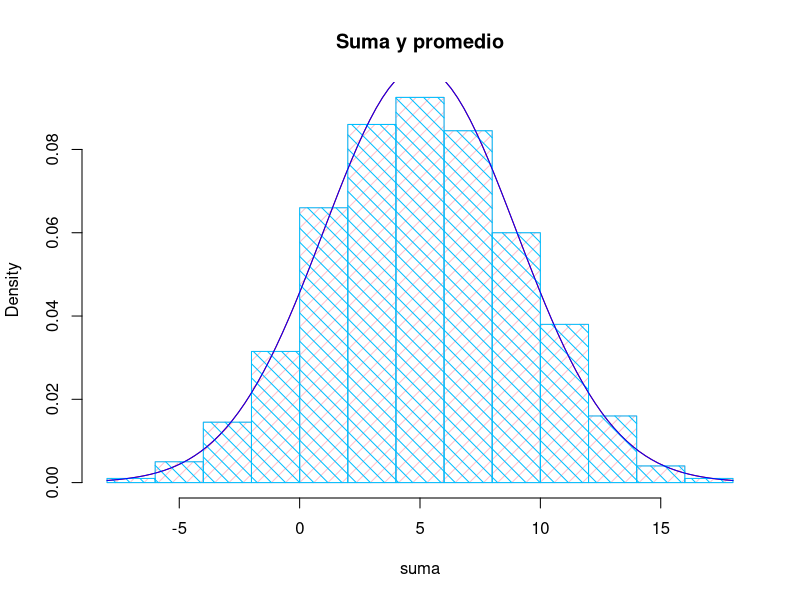
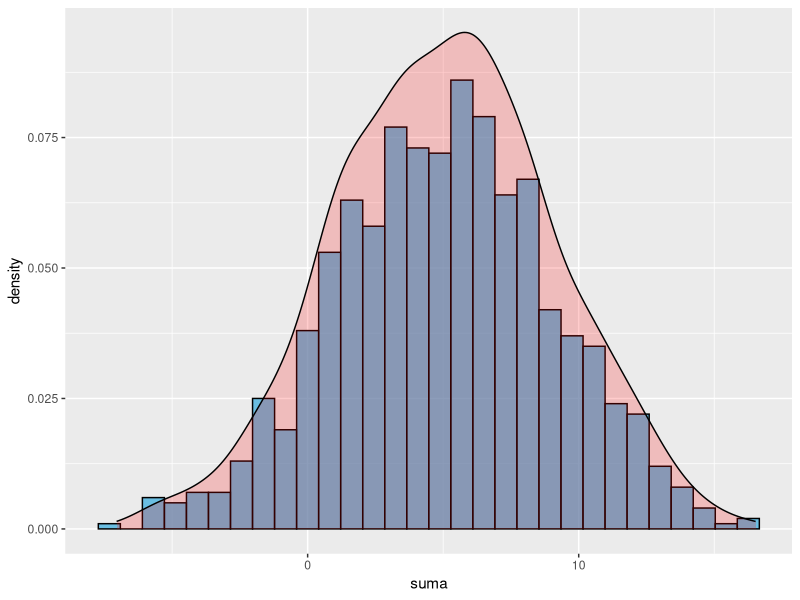
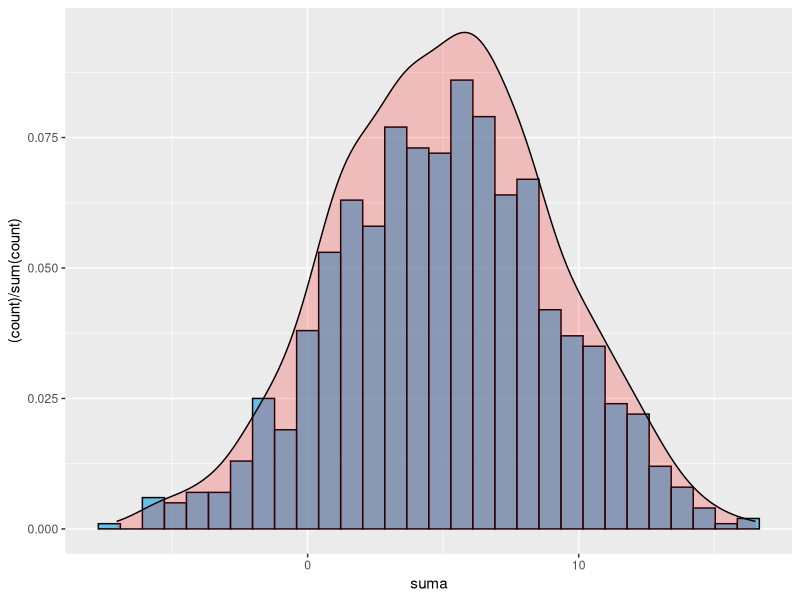
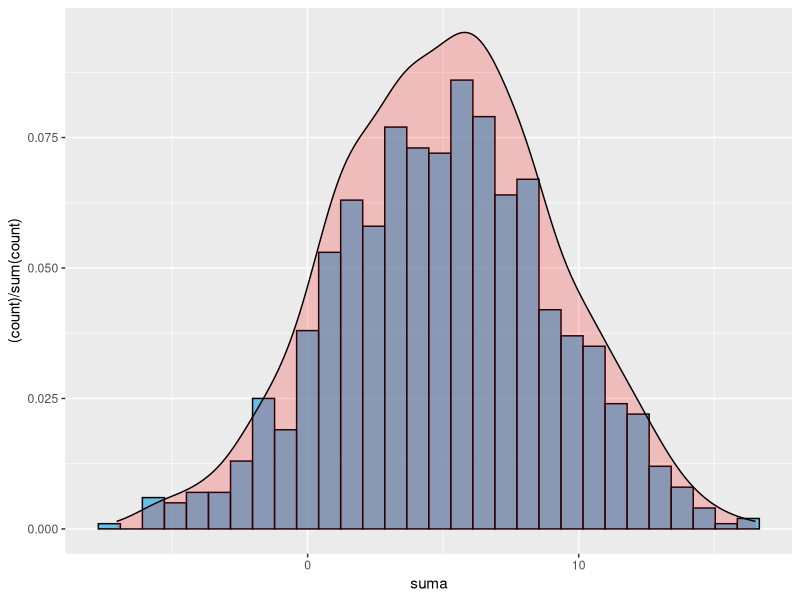
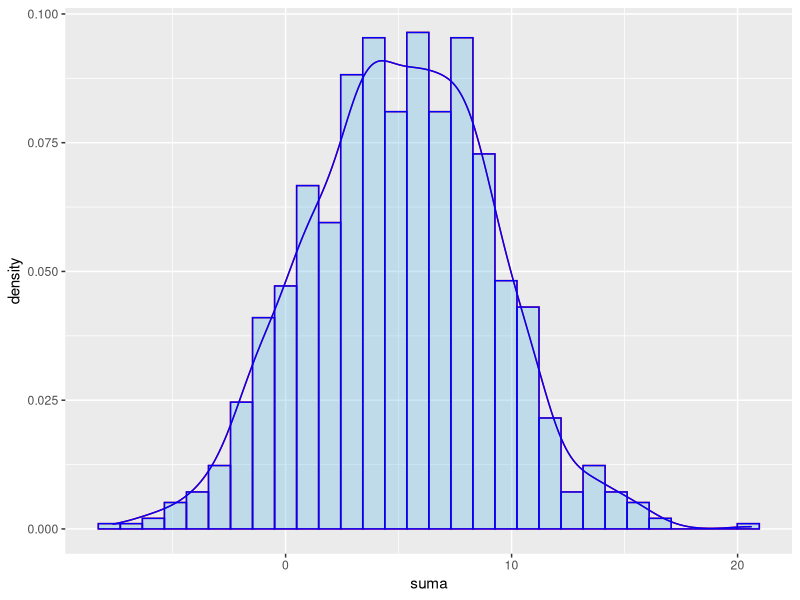
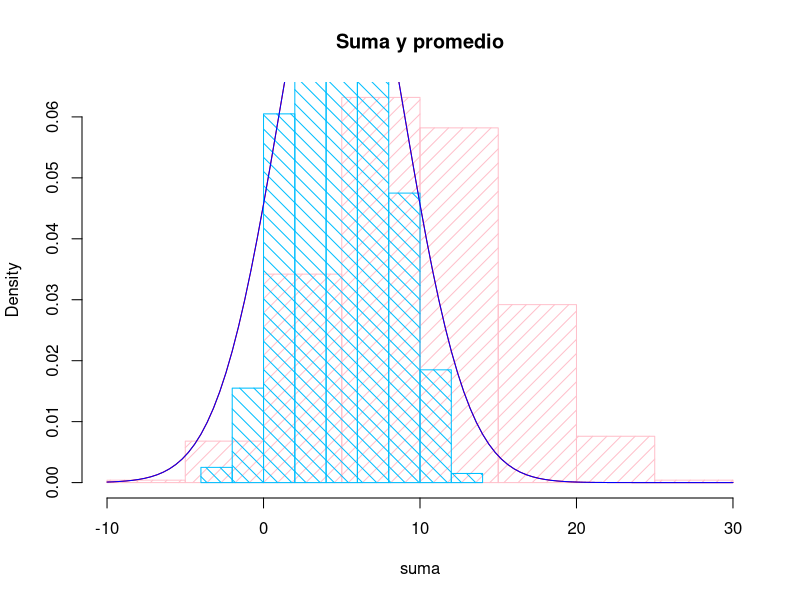
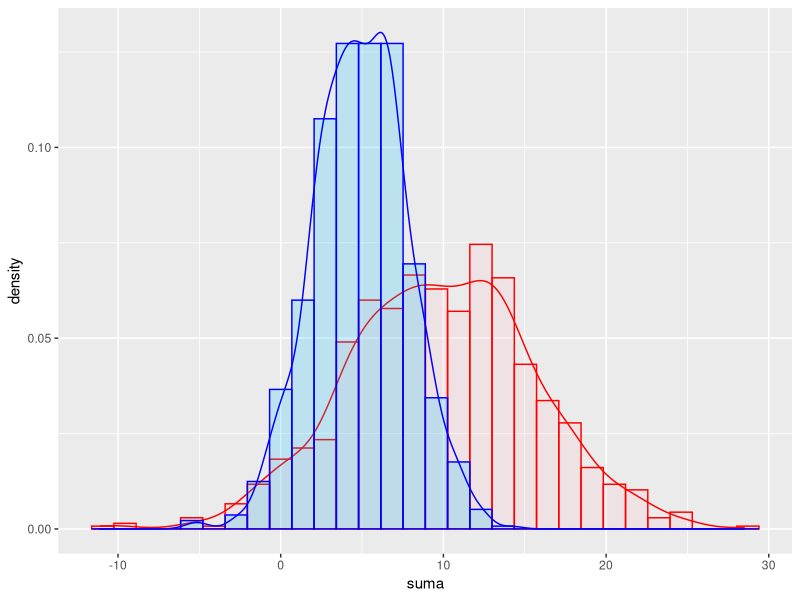
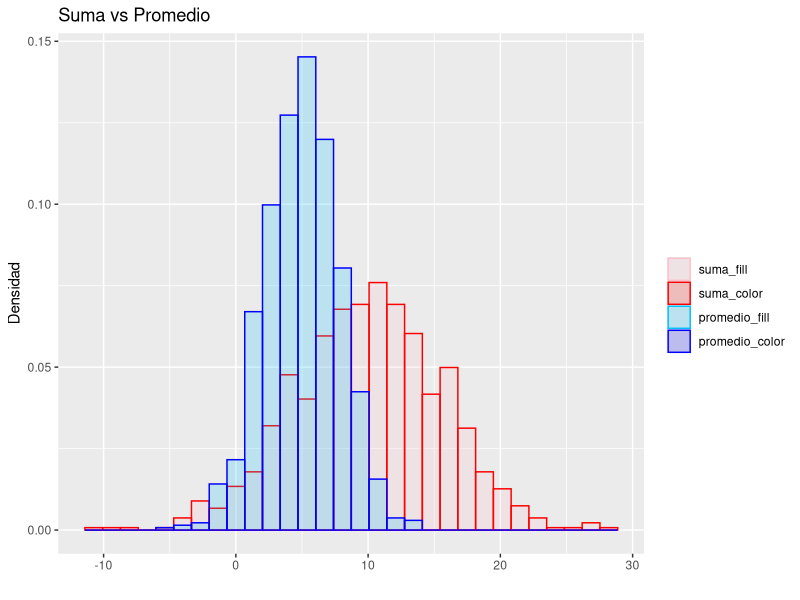

These charts were generated, in order, by the following R code:
## ---- chunk 1
knitr::opts_chunk$set(echo = TRUE)
## ---- chunk 2
# rm(list=ls())
library(ggplot2)
## ---- chunk 3
var.gen=function(n,Nrep){
   tabla=c()
   for(i in (1:n)){
      tabla=cbind(tabla,rnorm(Nrep,5,4))
   }
   data.frame(tabla)
}
## ---- chunk 4
data=var.gen(1,1000)
# como los experimentos son las filas suma y producto es
# sumar y promediar cada fila y por eso apply(-,1,-)
suma=apply(data,1,sum)
prom=apply(data,1,mean)
hist(suma,freq=F,col='pink',main='Suma y promedio',
     density=10,angle=45)
curve(dnorm(x,5,4),add=T,col='red')
hist(prom,freq=F,col='DeepSkyBlue1',main='Promedio',add=T,
     density=10,angle=135)
curve(dnorm(x,5,4),add=T,col='blue')
## ---- chunk 5
ggplot()+
   geom_histogram(aes(x=suma,weight=1/1000),alpha=0.7, fill="#33AADE", color="black") +
   # alpha establece la opacidad de la capa
   # fill (color de relleno) está dado es la rgb specification
   # i.e. "#RRGGBB" donde RR, GG, BB está en hexadecimal
   geom_density(aes(x=suma),alpha=0.2, fill="red")
# Además le agrego aes(weight=1/1000) para que en el eje y muestra 
# freq relativ, i.e. divido cada valor de y por Nrep=1000
ggplot()+
   geom_histogram(aes(x=suma,y = (..count..)/sum(..count..)),alpha=0.7, fill="#33AADE", color="black") +
   geom_density(aes(x=suma),alpha=0.2, fill="red")
# otra forma es aclararle que quiero el eje y normalizado
ggplot()+
   geom_histogram(aes(x=suma,y = (..count..)/sum(..count..)),alpha=0.7, fill="#33AADE", color="black") +
   geom_density(aes(x=suma),alpha=0.2, fill="red")
## ---- chunk 6
data=var.gen(1,1000)
suma=apply(data,1,sum)
prom=apply(data,1,mean)
ggplot() +
   geom_histogram(aes(x=suma,y = ..density..), alpha=0.2, fill="pink",
                   col='red',position = 'identity') +
   geom_density(aes(x=suma),alpha=0.2, col='red')+
   geom_histogram(aes(x=prom,y = ..density..), alpha=0.2, fill="DeepSkyBlue1",
                   col='blue',position = 'identity')+
   geom_density(aes(x=prom),alpha=0.2, col='blue')
## ---- chunk 7
data=var.gen(2,1000)
# como los experimentos son las filas suma y producto es
# sumar y promediar cada fila y por eso apply(-,1,-)
suma=apply(data,1,sum)
prom=apply(data,1,mean)
hist(suma,freq=F,col='pink',main='Suma y promedio',
     density=10,angle=45)
curve(dnorm(x,5,4),add=T,col='red')
hist(prom,freq=F,col='DeepSkyBlue1',main='Promedio',add=T,
     density=10,angle=135)
curve(dnorm(x,5,4),add=T,col='blue')
## ---- chunk 8
data=var.gen(2,1000)
suma=apply(data,1,sum)
prom=apply(data,1,mean)
ggplot() +
   geom_histogram(aes(x=suma,y = ..density..), alpha=0.2, fill="pink",
                   col='red',position = 'identity') +
   geom_density(aes(x=suma),alpha=0.2, col='red')+
   geom_histogram(aes(x=prom,y = ..density..), alpha=0.2, fill="DeepSkyBlue1",
                   col='blue',position = 'identity')+
   geom_density(aes(x=prom),alpha=0.2, col='blue')

data=var.gen(2,1000)
suma=apply(data,1,sum)
prom=apply(data,1,mean)
ggplot() +
   geom_histogram(aes(x=suma,y = ..density..,
                      color='suma_color',fill='suma_fill'), 
                  alpha=0.2,
                  position = 'identity') +
   # geom_density(aes(x=suma),alpha=0.2, col='red')+
   geom_histogram(aes(x=prom,y = ..density..,
                      color='promedio_color',fill='promedio_fill'),
                  alpha=0.2,
                  position = 'identity')+
   # geom_density(aes(x=prom),alpha=0.2, col='blue')+
   scale_fill_manual("", 
                      breaks = c("suma_fill", "suma_color",
                                 "promedio_fill", "promedio_color"),
                      values = c("pink", "red","DeepSkyBlue1", "blue"),
                     aesthetics = c('color','fill'))+
  xlab("") +
  scale_y_continuous("Densidad") + 
  labs(title="Suma vs Promedio")

## ---- chunk 9
enes=c(1,2,5,10,25)
Nrep=1000
sumyprod=function(n,Nrep,modo){
   data=var.gen(n,Nrep)
   if(modo==0){
      data.frame('suma'=apply(data,1,sum))
   }else if(modo==1){
      data.frame('promedio'=apply(data,1,mean))
   }else{ 'Ingrese modo=0 para obtener las sumas o modo=1 para obtener los promedios'}
}
# creo un data.frame con sum y prod de los enes casos
datos_suma=as.data.frame(lapply(enes,sumyprod,Nrep,modo=0))
datos_promedio=as.data.frame(lapply(enes,sumyprod,Nrep,modo=1))
# transformo los datos en un data.frame de 2 columnas donde
# col 1 = datos, col 2 = names
datos_suma=stack(datos_suma)[1]
colnames(datos_suma)='suma'
datos_promedio=stack(datos_promedio)[1]
colnames(datos_promedio)='promedio'
e<-vector()
# Ahora le agrego otra col a los datos con numeros en 1:length(enes)
# que van a representar los distintos experimentos para cada valor de ene.
for (i in 1:length(enes)){
 e<-c(e,rep(i,Nrep))
}
datos_suma$ene=datos_promedio$ene=e
# Todo esto es para tener una categoría en la cual moverme para hacer el gif
# i.e. transition...(ene)
## ---- chunk 10
library(tidyr)
# tengo que cargar este paquete para poder usar %>%
datos_suma %>%
   ggplot(aes(fill=as.factor(ene)))+
   geom_histogram(aes(x=suma,y=stat(count)/Nrep),
                  binwidth=1 )+
   scale_fill_discrete(name="Nº Variables",
                         breaks=1:5,
                         labels=paste("n=", enes))
datos_promedio %>%
   ggplot(aes(color=as.factor(ene)))+
   geom_histogram(aes(x=promedio,y=stat(count)/Nrep),
                  binwidth=1 )+
   scale_color_discrete(name="Nº Variables",
                         breaks=1:5,
                         labels=paste("n=", enes))
## ---- chunk 11
library(gganimate)
library(dplyr)
# dplyr provee filter()
# datos_suma$ene=as.integer(datos_suma$ene)
# datos_suma$ene=as.character(datos_suma$ene)
# datos_suma$ene=as.factor(datos_suma$ene)
anim_sum <- datos_suma %>%
   filter(ene<3) %>%
   ggplot(aes(color=ene))+
   # Notar que obtenemos distintas cosas si ponemos
   # fill=ene o fill=as.factor(ene)
   # (o color=ene o color=as.factor(ene))
   # si lo tomamos como factor muestra colores
   # pero no dibuja la transición sino cada estado
   geom_histogram(aes(x=suma,y=stat(count)/Nrep),
                  binwidth=1 )+
   # para que sea suave supuesatmente tengo que agregar
   # aes(...,group=suma) pero r consume toda la ram
   transition_states(ene, transition_length = 1, state_length = 1)+
    labs(title = "n= {closest_state}")
   # closest_state es la variable que va moviendo transition_states
   # en nuestro caso mueve ene
# Con transition_states le decimos qué parámetro ir variando
# y con transition_length = 1, state_length = 1 le decimos que varíe 1
# animate(anim_sum,
#         width = 400, height = 400,
#         nframes = 480, fps = 24)
# anim_save("suma.gif", anim_sum)
anim_prom <- datos_promedio %>%
   ggplot()+
   geom_histogram(aes(x=promedio,y=stat(count)/Nrep,color=as.factor(ene)),
                  binwidth=1 )+
   transition_states(ene, transition_length = 1, state_length = 1)
# animate(anim_prom,
#         width = 400, height = 400,
#         nframes = 480, fps = 24)
# anim_save("prom.gif", anim_prom)
## ---- chunk 12
muestra=runif(1000,0,2)
ene=1000
promedios=c()
for(i in 1:ene){
   promedios=c(promedios,mean(muestra[1:i]))
}
promedios=as.data.frame(promedios)
promedios$ene=1:1000
## ---- chunk 13
promedios %>%
   ggplot()+
   geom_point(aes(x=ene,y=promedios),
                  colour ='blue')+
   geom_hline(aes(yintercept=1), col='black')
## ---- chunk 14
anim_unif=promedios %>%
   ggplot()+
   geom_point(aes(x=ene,y=promedios, group = seq_along(ene)),
                  colour ='blue')+
   geom_hline(aes(yintercept=1), col='black')+
   transition_reveal(ene)
# para que se vea el trazo de lo que va dibujando en la transición usamos 
# transition_reveal junto con aes(...,group = seq_along(ene))
# si queremos mostrar cada estado usamos simplemente transition_states.
# animate(anim_unif,
#         width = 400, height = 400,
#         nframes = 480, fps = 24)
## ---- chunk 15
set.seed(8888)
muestra_2=runif(1000,0,2)
promedios_2=c()
for(i in 1:ene){
   promedios_2=c(promedios_2,mean(muestra_2[1:i]))
}
promedios_2=as.data.frame(promedios_2)
promedios_2$ene=1:1000
## ---- chunk 16
prom_total=as.data.frame(cbind('promedios'=promedios$promedios,'promedios_2'=promedios_2$promedios_2))
prom_total$ene=1:1000
prom_total %>%
   ggplot()+
   geom_point(aes(x=ene,y=promedios,
                  colour ='prom1'))+
   geom_point(aes(x=ene,y=promedios_2,
                  colour ='prom2'))+
   geom_hline(aes(yintercept=1), col='black')+
   scale_colour_manual("", 
                      breaks = c("prom1", "prom2"),
                      values = c("blue", "red")) +
  xlab("ene") +
  scale_y_continuous("promedio") + 
  labs(title="Promedios")
## ---- chunk 17
anim_total= prom_total %>%
   ggplot()+
   geom_point(aes(x=ene,y=promedios,group = seq_along(ene),
                  colour ='prom1'))+
   geom_point(aes(x=ene,y=promedios_2,group = seq_along(ene),
                  colour ='prom2'))+
   geom_hline(aes(yintercept=1), col='black')+
   transition_reveal(ene)+
   scale_colour_manual("", 
                      breaks = c("prom1", "prom2"),
                      values = c("blue", "red")) +
  xlab("ene") +
  scale_y_continuous("promedio") + 
  labs(title="Promedios")
# animate(anim_total,
#         width = 400, height = 400,
#         nframes = 480, fps = 24)
# anim_save("unif prom.gif", anim_total)
